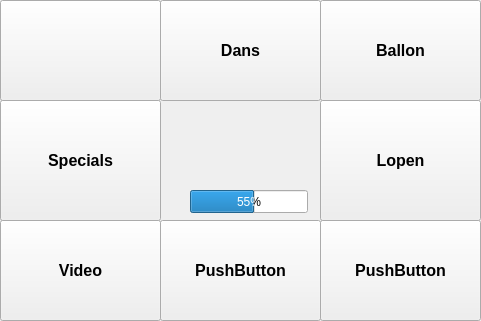
<?xml version="1.0" encoding="UTF-8"?>
<ui version="4.0">
 <class>MainWindow</class>
 <widget class="QMainWindow" name="MainWindow">
  <property name="geometry">
   <rect>
    <x>0</x>
    <y>0</y>
    <width>481</width>
    <height>321</height>
   </rect>
  </property>
  <property name="windowTitle">
   <string>MainWindow</string>
  </property>
  <widget class="QWidget" name="centralwidget">
   <widget class="QPushButton" name="ExitButton">
    <property name="geometry">
     <rect>
      <x>0</x>
      <y>0</y>
      <width>161</width>
      <height>101</height>
     </rect>
    </property>
    <property name="font">
     <font>
      <pointsize>12</pointsize>
      <weight>75</weight>
      <bold>true</bold>
     </font>
    </property>
    <property name="text">
     <string/>
    </property>
    <property name="icon">
     <iconset>
      <normaloff>img/close.png</normaloff>img/close.png</iconset>
    </property>
    <property name="iconSize">
     <size>
      <width>64</width>
      <height>64</height>
     </size>
    </property>
   </widget>
   <widget class="QPushButton" name="DansButton">
    <property name="geometry">
     <rect>
      <x>160</x>
      <y>0</y>
      <width>161</width>
      <height>101</height>
     </rect>
    </property>
    <property name="font">
     <font>
      <pointsize>12</pointsize>
      <weight>75</weight>
      <bold>true</bold>
     </font>
    </property>
    <property name="text">
     <string>Dans</string>
    </property>
   </widget>
   <widget class="QPushButton" name="ExitButton_3">
    <property name="geometry">
     <rect>
      <x>320</x>
      <y>0</y>
      <width>161</width>
      <height>101</height>
     </rect>
    </property>
    <property name="font">
     <font>
      <pointsize>12</pointsize>
      <weight>75</weight>
      <bold>true</bold>
     </font>
    </property>
    <property name="text">
     <string>Ballon</string>
    </property>
   </widget>
   <widget class="QPushButton" name="ExitButton_4">
    <property name="geometry">
     <rect>
      <x>160</x>
      <y>220</y>
      <width>161</width>
      <height>101</height>
     </rect>
    </property>
    <property name="font">
     <font>
      <pointsize>12</pointsize>
      <weight>75</weight>
      <bold>true</bold>
     </font>
    </property>
    <property name="text">
     <string>PushButton</string>
    </property>
   </widget>
   <widget class="QPushButton" name="ExitButton_5">
    <property name="geometry">
     <rect>
      <x>320</x>
      <y>220</y>
      <width>161</width>
      <height>101</height>
     </rect>
    </property>
    <property name="font">
     <font>
      <pointsize>12</pointsize>
      <weight>75</weight>
      <bold>true</bold>
     </font>
    </property>
    <property name="text">
     <string>PushButton</string>
    </property>
   </widget>
   <widget class="QPushButton" name="ExitButton_6">
    <property name="geometry">
     <rect>
      <x>0</x>
      <y>220</y>
      <width>161</width>
      <height>101</height>
     </rect>
    </property>
    <property name="font">
     <font>
      <pointsize>12</pointsize>
      <weight>75</weight>
      <bold>true</bold>
     </font>
    </property>
    <property name="text">
     <string>Video</string>
    </property>
   </widget>
   <widget class="QPushButton" name="ExitButton_7">
    <property name="geometry">
     <rect>
      <x>0</x>
      <y>100</y>
      <width>161</width>
      <height>121</height>
     </rect>
    </property>
    <property name="font">
     <font>
      <pointsize>12</pointsize>
      <weight>75</weight>
      <bold>true</bold>
     </font>
    </property>
    <property name="text">
     <string>Specials</string>
    </property>
   </widget>
   <widget class="QPushButton" name="LoopButton">
    <property name="geometry">
     <rect>
      <x>320</x>
      <y>100</y>
      <width>161</width>
      <height>121</height>
     </rect>
    </property>
    <property name="font">
     <font>
      <pointsize>12</pointsize>
      <weight>75</weight>
      <bold>true</bold>
     </font>
    </property>
    <property name="text">
     <string>Lopen</string>
    </property>
   </widget>
   <widget class="QLabel" name="label">
    <property name="geometry">
     <rect>
      <x>180</x>
      <y>120</y>
      <width>141</width>
      <height>81</height>
     </rect>
    </property>
    <property name="text">
     <string/>
    </property>
    <property name="pixmap">
     <pixmap>img/logopi.png</pixmap>
    </property>
   </widget>
   <widget class="QProgressBar" name="AccuStatus">
    <property name="geometry">
     <rect>
      <x>190</x>
      <y>190</y>
      <width>118</width>
      <height>23</height>
     </rect>
    </property>
    <property name="value">
     <number>55</number>
    </property>
   </widget>
  </widget>
 </widget>
 <resources/>
 <connections/>
</ui>
